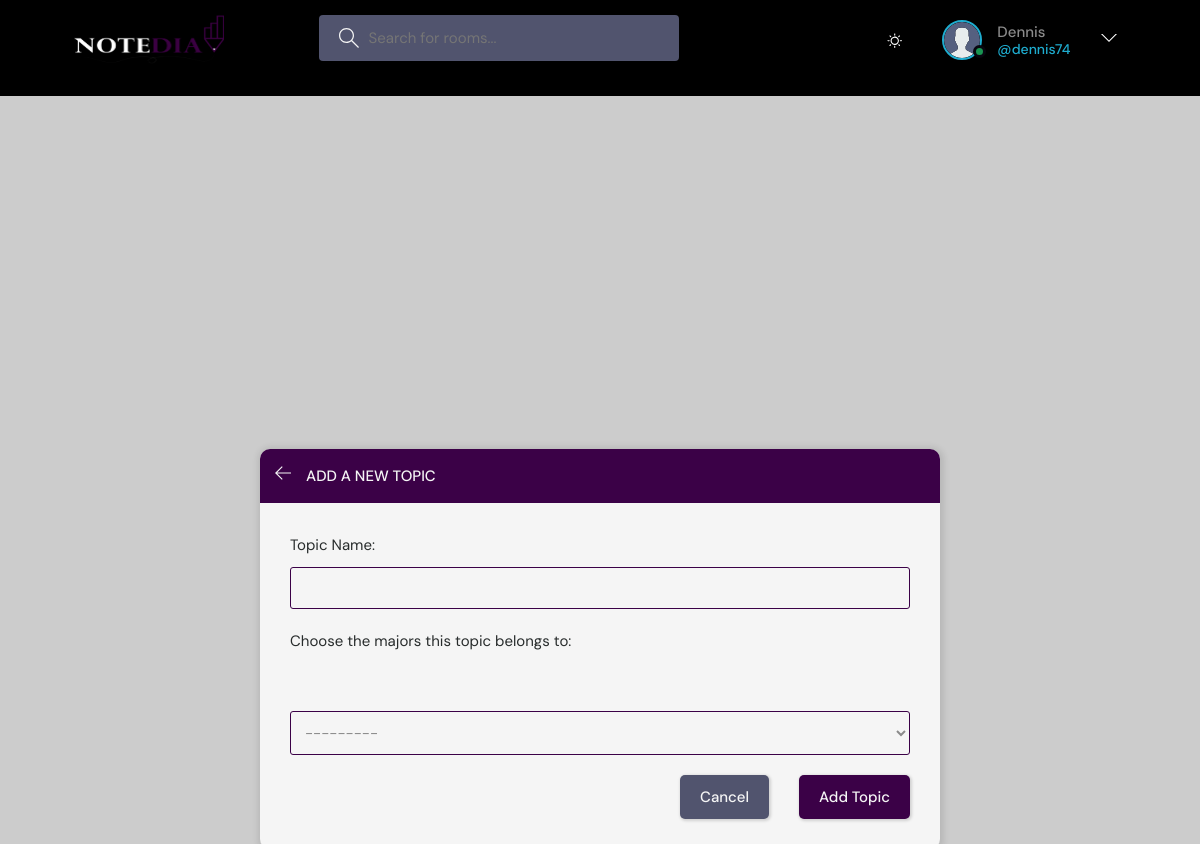
Screenshot of /create-topic/ (signed in) with the database file from the repository.
### base/models.py (models this page shows)
class User(AbstractUser):
    name =models.CharField(max_length=200,null=True)
    email =models.EmailField(unique=True,null=True)
    bio =models.TextField(null=True)
    avatar =models.ImageField(null=True,default="avatar.svg")
    isProfessor =models.BooleanField(default=False)
    major =models.CharField(max_length=70,
                            choices=[('Computer Science','Computer Science'),
                                     ('Computer Information Systems','Computer Information Systems'),
                                     ('Bussiness Information Technology','Bussiness Information Technology'),
                                     ('Artifical Intelligence','Artifical Intelligence'),
                                     ('Data Science','Data Science'),
                                     ('CyberSecurity','CyberSecurity'),
                                     ('Computer Engineering','Computer Engineering'),
                                     ('Software Engineering','Software Engineering'),],null=True)
    topic = models.ManyToManyField(Topic, through="UserTopic",limit_choices_to={'majors': major})
    USERNAME_FIELD ='email'
    REQUIRED_FIELDS =[]

### base/views.py (the view)
# urls.py: path('create-topic/', views.createTopic, name='create-topic'),
@login_required(login_url='login')
def createTopic(request):
    if request.method == 'POST':
        form = TopicForm(request.POST)
        if form.is_valid():
            topic = form.save()
            messages.success(request, 'Topic added successfully.')
            return redirect('create-topic')
    else:
        form = TopicForm()
    context = {'form': form}
    return render(request, 'base/create_topic.html', context)

### base/forms.py
class TopicForm(ModelForm):
    class Meta:
        model=Topic
        fields=['name','majors']

### base/templates/base/create_topic.html (shortened to what this page needs)
{% extends 'main.html' %}
{% block content %}
<main class="create-room layout">
    <div class="container">
      <div class="layout__box topic__add_page">
        <div class="layout__boxHeader">
          <div class="layout__boxTitle">
            <a href="{% url 'home' %}">
              <svg
                version="1.1"
                xmlns="http://www.w3.org/2000/svg"
                width="32"
                height="32"
                viewBox="0 0 32 32"
              >
                <title>arrow-left</title>
                <path
                  d="M13.723 2.286l-13.723 13.714 13.719 13.714 1.616-1.611-10.96-10.96h27.625v-2.286h-27.625l10.965-10.965-1.616-1.607z"
                ></path>
              </svg>
            </a>
            <h3>Add a New Topic</h3>
          </div>
        </div>
        <div class="settings layout__body">
          <form class="form" action="" method="POST">
              <div class="form__group">
                <label>Topic Name: </label>
                {{ form.name }}
              </div>
              <div class="form__group">
                <label>Choose the majors this topic belongs to: </label><br><br>
                {{ form.majors }}
              </div>
              <div class="form__action">
                  <a class="btn btn--dark" href="{% url 'home'%}">Cancel</a>
                  <button class="btn btn--main" type="submit">Add Topic</button>
              </div>
          </form>
        </div>
      </div>
    </div>
  </main>
{% endblock %}

### templates/navbar.html (shortened to what this page needs)
{% load static %}
<header class="header header--loggedIn visible" id="header">
    <div class="container">
      <a href="{% url 'home' %}" class="header__logo">
        <img src="{% static 'images/logo_png_3_neeeee.png' %}" style="width:150px; height:50px; padding:0"/>
      </a>
      <form class="header__search" method="GET" action="{% url 'home' %}">
        <label>
          <input name="q" placeholder="Search for rooms..." />
        </label>
      </form>
      <nav class="header__menu">
        <button id="toggle-theme" class="btn btn--main theme--toggle">
        </button>
        {% if request.user.is_authenticated %}
        <div class="header__user">
          <a href="{% url 'user-profile' user.id %}">
            <div class="avatar avatar--medium active">
              <img src="{{request.user.avatar.url}}" />
            </div>
            <p>{{request.user.name}} <span>@{{request.user.username}}</span></p>
          </a>
          <button class="dropdown-button">
            <svg version="1.1" xmlns="http://www.w3.org/2000/svg" width="32" height="32" viewBox="0 0 32 32">
              <title>chevron-down</title>
              <path d="M16 21l-13-13h-3l16 16 16-16h-3l-13 13z"></path>
            </svg>
          </button>
        </div>
        {% else %}
             <a href="{% url 'login' %}">
                <img src="{% static 'images/avatar.svg' %}" />
                 <p>Login</p>
             </a>
        {% endif %}
      </nav>
    </div>
  </header>

### rows the page displays
User: user.avatar (placeholder picture), user.name "Dennis", user.username "dennis74"
